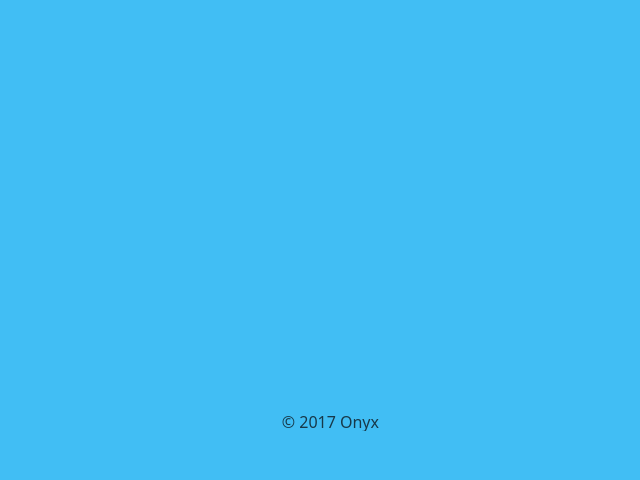
<?xml version="1.0" encoding="UTF-8"?>
<ui version="4.0">
 <class>MainWindow</class>
 <widget class="QMainWindow" name="MainWindow">
  <property name="geometry">
   <rect>
    <x>0</x>
    <y>0</y>
    <width>640</width>
    <height>480</height>
   </rect>
  </property>
  <property name="windowTitle">
   <string>Welcome to Onyx</string>
  </property>
  <property name="windowIcon">
   <iconset resource="assets.qrc">
    <normaloff>:/assets/resources/icon_128x128.png</normaloff>:/assets/resources/icon_128x128.png</iconset>
  </property>
  <property name="windowOpacity">
   <double>1.000000000000000</double>
  </property>
  <property name="autoFillBackground">
   <bool>false</bool>
  </property>
  <property name="styleSheet">
   <string notr="true">background: #41bef4</string>
  </property>
  <widget class="QWidget" name="centralWidget">
   <widget class="QLabel" name="logoLabel">
    <property name="geometry">
     <rect>
      <x>10</x>
      <y>40</y>
      <width>641</width>
      <height>61</height>
     </rect>
    </property>
    <property name="styleSheet">
     <string notr="true">color: #17394A;
background: rgb(240, 240, 240, 0);</string>
    </property>
    <property name="text">
     <string/>
    </property>
    <property name="pixmap">
     <pixmap resource="assets.qrc">:/assets/resources/logo.png</pixmap>
    </property>
    <property name="alignment">
     <set>Qt::AlignCenter</set>
    </property>
   </widget>
   <widget class="QLabel" name="label">
    <property name="geometry">
     <rect>
      <x>20</x>
      <y>410</y>
      <width>621</width>
      <height>21</height>
     </rect>
    </property>
    <property name="font">
     <font>
      <family>Source Sans Pro</family>
      <pointsize>12</pointsize>
     </font>
    </property>
    <property name="styleSheet">
     <string notr="true">color: #17394A;
background: rgb(240, 240, 240, 0);</string>
    </property>
    <property name="text">
     <string>&lt;html&gt;&lt;body&gt;© 2017 Onyx&lt;/body&gt;&lt;/html&gt;</string>
    </property>
    <property name="alignment">
     <set>Qt::AlignCenter</set>
    </property>
   </widget>
   <widget class="QLabel" name="spinnerLabel">
    <property name="geometry">
     <rect>
      <x>300</x>
      <y>220</y>
      <width>81</width>
      <height>51</height>
     </rect>
    </property>
    <property name="styleSheet">
     <string notr="true">color: #17394A;
background: rgb(240, 240, 240, 0);</string>
    </property>
    <property name="text">
     <string/>
    </property>
   </widget>
   <widget class="QPushButton" name="backButton">
    <property name="geometry">
     <rect>
      <x>520</x>
      <y>360</y>
      <width>65</width>
      <height>41</height>
     </rect>
    </property>
    <property name="font">
     <font>
      <family>Source Sans Pro</family>
      <pointsize>24</pointsize>
     </font>
    </property>
    <property name="cursor">
     <cursorShape>OpenHandCursor</cursorShape>
    </property>
    <property name="focusPolicy">
     <enum>Qt::WheelFocus</enum>
    </property>
    <property name="styleSheet">
     <string notr="true">QPushButton {
color:#17394A;
background: qradialgradient(cx: 0.3, cy: -0.4,
fx: 0.3, fy: -0.4,
radius: 1.35, stop: 0 rgb(240,240,240), stop: 1 rgb(210,210,210));
border-radius: 11px;
}
QPushButton:focus {
border: 1px solid #17394A;
}

QPushButton:hover {
background: qradialgradient(cx: 0.4, cy: -0.1,
fx: 0.3, fy: -0.4,
radius: 1.35, stop: 0 rgb(240,240,240), stop: 1 rgb(88,188,155));
}

QPushButton:pressed {
background: qradialgradient(cx: 0.1, cy: -0.1,
fx: 0.4, fy: -0.1,
radius: 1.35, stop: 0 rgb(240,240,240), stop: 1 rgb(180,180,180));
}
</string>
    </property>
    <property name="text">
     <string/>
    </property>
    <property name="icon">
     <iconset resource="assets.qrc">
      <normaloff>:/assets/resources/backward.png</normaloff>:/assets/resources/backward.png</iconset>
    </property>
    <property name="iconSize">
     <size>
      <width>32</width>
      <height>32</height>
     </size>
    </property>
    <property name="autoDefault">
     <bool>true</bool>
    </property>
    <property name="default">
     <bool>true</bool>
    </property>
   </widget>
  </widget>
 </widget>
 <layoutdefault spacing="6" margin="11"/>
 <resources>
  <include location="assets.qrc"/>
 </resources>
 <connections/>
</ui>
